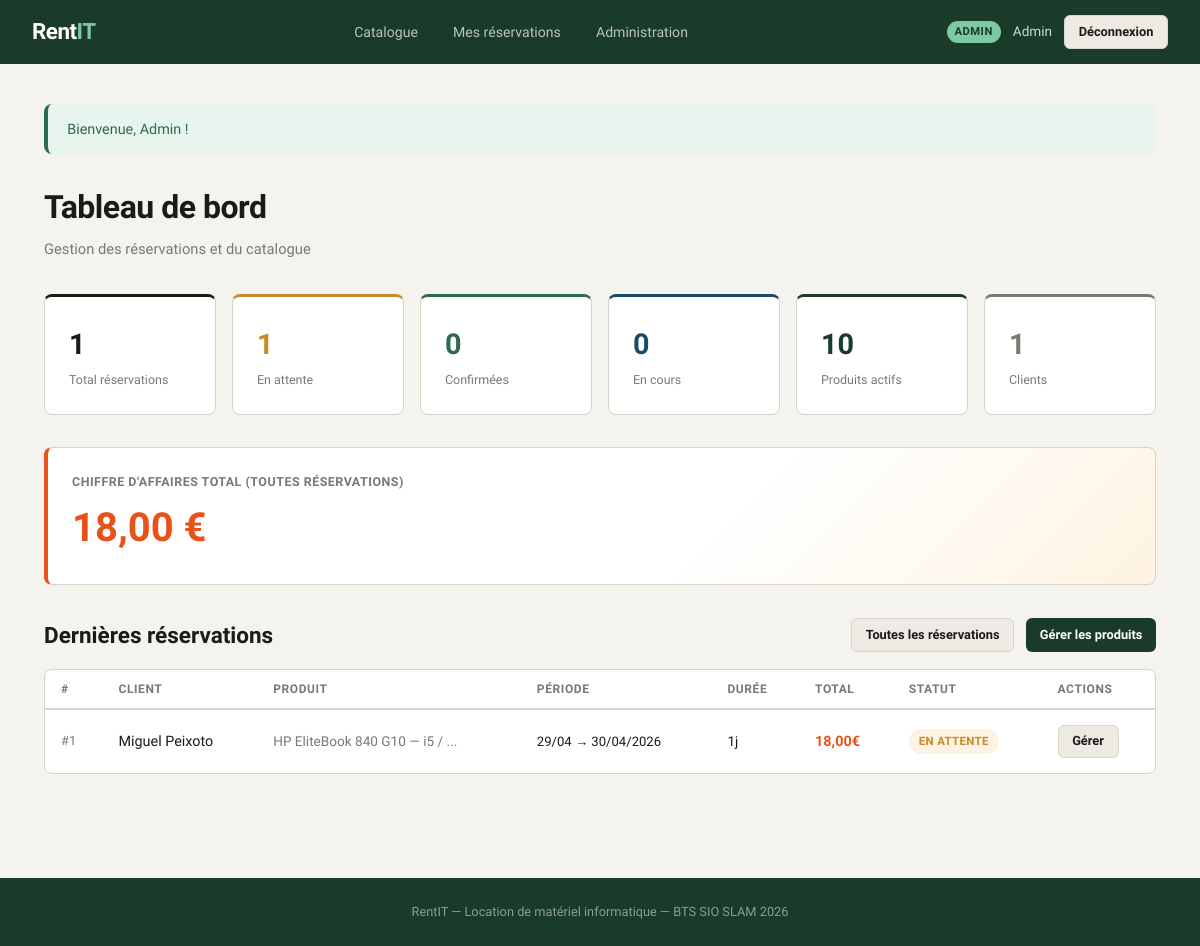
Page /admin/index.php (signed in) on the committed database.
### tables this page shows
CREATE TABLE IF NOT EXISTS `reservations` (
  `id` int NOT NULL AUTO_INCREMENT,
  `user_id` int NOT NULL,
  `produit_id` int NOT NULL,
  `date_debut` date NOT NULL,
  `date_fin` date NOT NULL,
  `nb_jours` int NOT NULL,
  `prix_total` decimal(8,2) NOT NULL,
  `statut` enum('en_attente','confirmée','en_cours','terminée','annulée') DEFAULT 'en_attente',
  `message` text,
  `created_at` datetime DEFAULT CURRENT_TIMESTAMP,
  PRIMARY KEY (`id`),
  KEY `user_id` (`user_id`),
  KEY `produit_id` (`produit_id`)
);

CREATE TABLE IF NOT EXISTS `users` (
  `id` int NOT NULL AUTO_INCREMENT,
  `nom` varchar(100) NOT NULL,
  `email` varchar(150) NOT NULL,
  `mot_de_passe` varchar(255) NOT NULL,
  `telephone` varchar(20) DEFAULT NULL,
  `role` enum('user','admin') DEFAULT 'user',
  `created_at` datetime DEFAULT CURRENT_TIMESTAMP,
  PRIMARY KEY (`id`),
  UNIQUE KEY `email` (`email`)
);

CREATE TABLE IF NOT EXISTS `produits` (
  `id` int NOT NULL AUTO_INCREMENT,
  `nom` varchar(200) NOT NULL,
  `description` text NOT NULL,
  `categorie` enum('PC portable','Écran','Accessoire','Serveur','Autre') DEFAULT 'Autre',
  `prix_jour` decimal(8,2) NOT NULL,
  `stock` int NOT NULL DEFAULT '1',
  `image` varchar(255) DEFAULT 'default.jpg',
  `disponible` tinyint(1) DEFAULT '1',
  `created_at` datetime DEFAULT CURRENT_TIMESTAMP,
  PRIMARY KEY (`id`)
);

### admin/index.php (the view, shortened to what this page needs)
<?php
require_once __DIR__ . '/../config/db.php';
$stats = $pdo->query("
    SELECT
        COUNT(*) AS total,
        SUM(statut = 'en_attente') AS en_attente,
        SUM(statut = 'confirmée')  AS confirmees,
        SUM(statut = 'en_cours')   AS en_cours,
        SUM(statut = 'terminée')   AS terminees,
        SUM(prix_total)            AS chiffre_affaires
    FROM reservations
")->fetch();
$nb_produits = $pdo->query("SELECT COUNT(*) FROM produits WHERE disponible = 1")->fetchColumn();
$nb_users    = $pdo->query("SELECT COUNT(*) FROM users WHERE role = 'user'")->fetchColumn();
$dernières = $pdo->query("
    SELECT r.*, u.nom AS client, p.nom AS produit
    FROM reservations r
    JOIN users u ON r.user_id = u.id
    JOIN produits p ON r.produit_id = p.id
    ORDER BY r.created_at DESC LIMIT 10
")->fetchAll();
require_once __DIR__ . '/../includes/header.php';
?>
<div class="page-header">
    <h1>Tableau de bord</h1>
    <p>Gestion des réservations et du catalogue</p>
</div>
<div style="display:grid; grid-template-columns:repeat(6,1fr); gap:1rem; margin-bottom:2rem;">
    <?php $kpis = [
        ['label'=>'Total réservations', 'value'=>$stats['total'],          'color'=>'var(--text)'],
        ['label'=>'En attente',         'value'=>$stats['en_attente'],     'color'=>'#c68b2a'],
        ['label'=>'Confirmées',         'value'=>$stats['confirmees'],     'color'=>'#2d6a4f'],
        ['label'=>'En cours',           'value'=>$stats['en_cours'],       'color'=>'#1a4a6a'],
        ['label'=>'Produits actifs',    'value'=>$nb_produits,             'color'=>'var(--accent)'],
        ['label'=>'Clients',            'value'=>$nb_users,                'color'=>'var(--muted)'],
    ];
    foreach ($kpis as $k): ?>
    <div class="card" style="border-top:3px solid <?= $k['color'] ?>;">
        <div style="font-family:'Clash Display',sans-serif; font-weight:700; font-size:1.8rem; color:<?= $k['color'] ?>;"><?= $k['value'] ?></div>
        <div style="color:var(--muted); font-size:0.78rem; margin-top:0.2rem;"><?= $k['label'] ?></div>
    </div>
    <?php endforeach; ?>
</div>
<?php if ($stats['chiffre_affaires']): ?>
<div class="card" style="margin-bottom:2rem; border-left:4px solid var(--cta); background:linear-gradient(135deg, #fff 60%, #fef3e2);">
    <div style="font-size:0.78rem; text-transform:uppercase; letter-spacing:0.5px; color:var(--muted); font-weight:600;">Chiffre d'affaires total (toutes réservations)</div>
    <div style="font-family:'Clash Display',sans-serif; font-size:2.5rem; font-weight:700; color:var(--cta); margin-top:0.25rem;"><?= number_format($stats['chiffre_affaires'], 2, ',', ' ') ?> €</div>
</div>
<?php endif; ?>
<div style="display:flex; align-items:center; justify-content:space-between; margin-bottom:1rem; flex-wrap:wrap; gap:1rem;">
    <h2 style="font-family:'Clash Display',sans-serif; font-weight:700;">Dernières réservations</h2>
    <div style="display:flex; gap:0.75rem;">
        <a href="/rentit/admin/reservations.php" class="btn btn-secondary btn-sm">Toutes les réservations</a>
        <a href="/rentit/admin/produits.php" class="btn btn-dark btn-sm">Gérer les produits</a>
    </div>
</div>
<div class="card" style="padding:0; overflow:hidden;">
    <table>
        <thead>
            <tr>
                <th>#</th>
                <th>Client</th>
                <th>Produit</th>
                <th>Période</th>
                <th>Durée</th>
                <th>Total</th>
                <th>Statut</th>
                <th>Actions</th>
            </tr>
        </thead>
        <tbody>
            <?php foreach ($dernières as $r): ?>
            <tr>
                <td style="color:var(--muted); font-size:0.8rem;">#<?= $r['id'] ?></td>
                <td style="font-weight:500;"><?= htmlspecialchars($r['client']) ?></td>
                <td style="font-size:0.85rem; color:var(--muted);"><?= htmlspecialchars(substr($r['produit'], 0, 30)) ?>...</td>
                <td style="font-size:0.82rem;"><?= date('d/m', strtotime($r['date_debut'])) ?> → <?= date('d/m/Y', strtotime($r['date_fin'])) ?></td>
                <td style="font-size:0.85rem;"><?= $r['nb_jours'] ?>j</td>
                <td style="font-weight:600; color:var(--cta);"><?= number_format($r['prix_total'], 2, ',', ' ') ?>€</td>
                <td><span class="badge badge-<?= $r['statut'] ?>"><?= str_replace('_', ' ', $r['statut']) ?></span></td>
                <td><a href="/rentit/admin/reservations.php?id=<?= $r['id'] ?>" class="btn btn-secondary btn-sm">Gérer</a></td>
            </tr>
            <?php endforeach; ?>
        </tbody>
    </table>
</div>
<?php require_once __DIR__ . '/../includes/footer.php'; ?>

### includes/header.php (style rules this page uses)
*, *::before, *::after { box-sizing: border-box; margin: 0; padding: 0; }
:root { --bg: #f5f3ee; --white: #ffffff; --surface: #edeae3; --border: #d8d4ca; --text: #1a1a18; --muted: #7a7870; --accent: #1a3a2a; --accent2: #2d6a4f; --cta: #e8521a; --cta-h: #cc4515; --success: #2d6a4f; --warning: #c68b2a; --danger: #c0392b; --info: #1a4a6a; --radius: 8px; }
body { font-family: 'Bricolage Grotesque', sans-serif; background: var(--bg); color: var(--text); min-height: 100vh; font-size: 15px; line-height: 1.6; }
.card { background: var(--white); border: 1px solid var(--border); border-radius: var(--radius); padding: 1.5rem; }
.btn { display: inline-flex; align-items: center; gap: 0.4rem; padding: 0.6rem 1.3rem; border-radius: 6px; border: none; cursor: pointer; font-family: 'Bricolage Grotesque', sans-serif; font-weight: 600; font-size: 0.88rem; text-decoration: none; transition: all 0.15s; }
.btn-dark { background: var(--accent); color: #fff; }
.btn-secondary { background: var(--surface); color: var(--text); border: 1px solid var(--border); }
.btn-sm { padding: 0.35rem 0.85rem; font-size: 0.8rem; }
.badge { display: inline-block; padding: 3px 10px; border-radius: 20px; font-size: 0.72rem; font-weight: 600; text-transform: uppercase; letter-spacing: 0.3px; }
.badge-en_attente { background: #fef3e2; color: #c68b2a; }
table { width: 100%; border-collapse: collapse; }
th { text-align: left; padding: 0.6rem 1rem; font-size: 0.75rem; text-transform: uppercase; letter-spacing: 0.6px; color: var(--muted); border-bottom: 2px solid var(--border); font-weight: 600; }
td { padding: 0.9rem 1rem; border-bottom: 1px solid var(--surface); font-size: 0.9rem; vertical-align: middle; }
tr:last-child td { border-bottom: none; }
.page-header { margin-bottom: 2rem; }
.page-header h1 { font-family: 'Clash Display', sans-serif; font-weight: 700; font-size: 2rem; letter-spacing: -0.5px; }
.page-header p { color: var(--muted); margin-top: 0.3rem; font-size: 0.92rem; }

### rows in the picture
reservations: id "1", user.nom "Miguel Peixoto", produit.nom "HP EliteBook 840 G10 — i5 /", date_debut "29/04", date_fin "30/04/2026", nb_jours "1", prix_total "18,00", statut "EN ATTENTE"

### other values in the picture
$user['nom'] "Admin"
$flash['message'] "Bienvenue, Admin !"
$k['value'] "1"
$k['label'] "Total réservations"
$k['label'] "En attente"
$k['value'] "0"
$k['label'] "Confirmées"
$k['label'] "En cours"
$k['value'] "10"
$k['label'] "Produits actifs"
$k['label'] "Clients"
$stats['chiffre_affaires'] "18,00"
